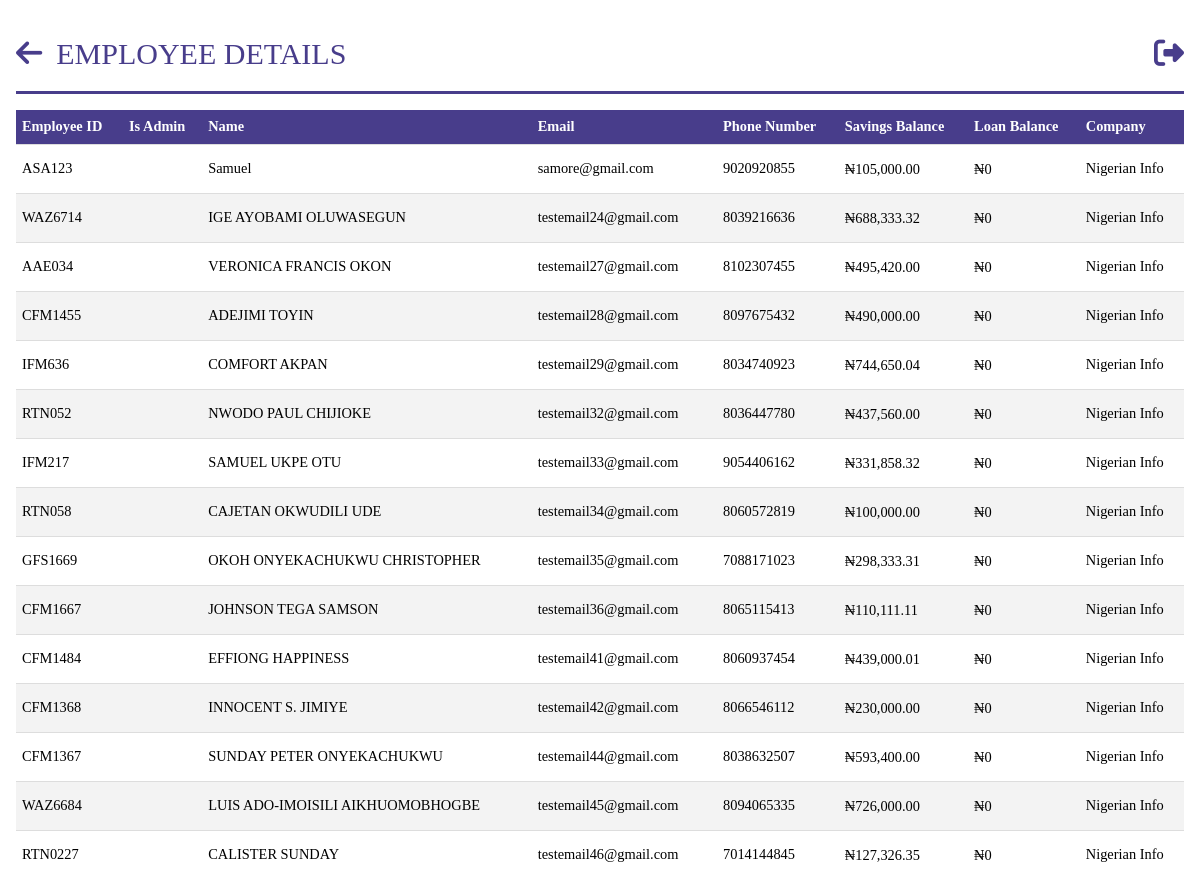
Page /persons (signed in, upper part) on the earlier database version.
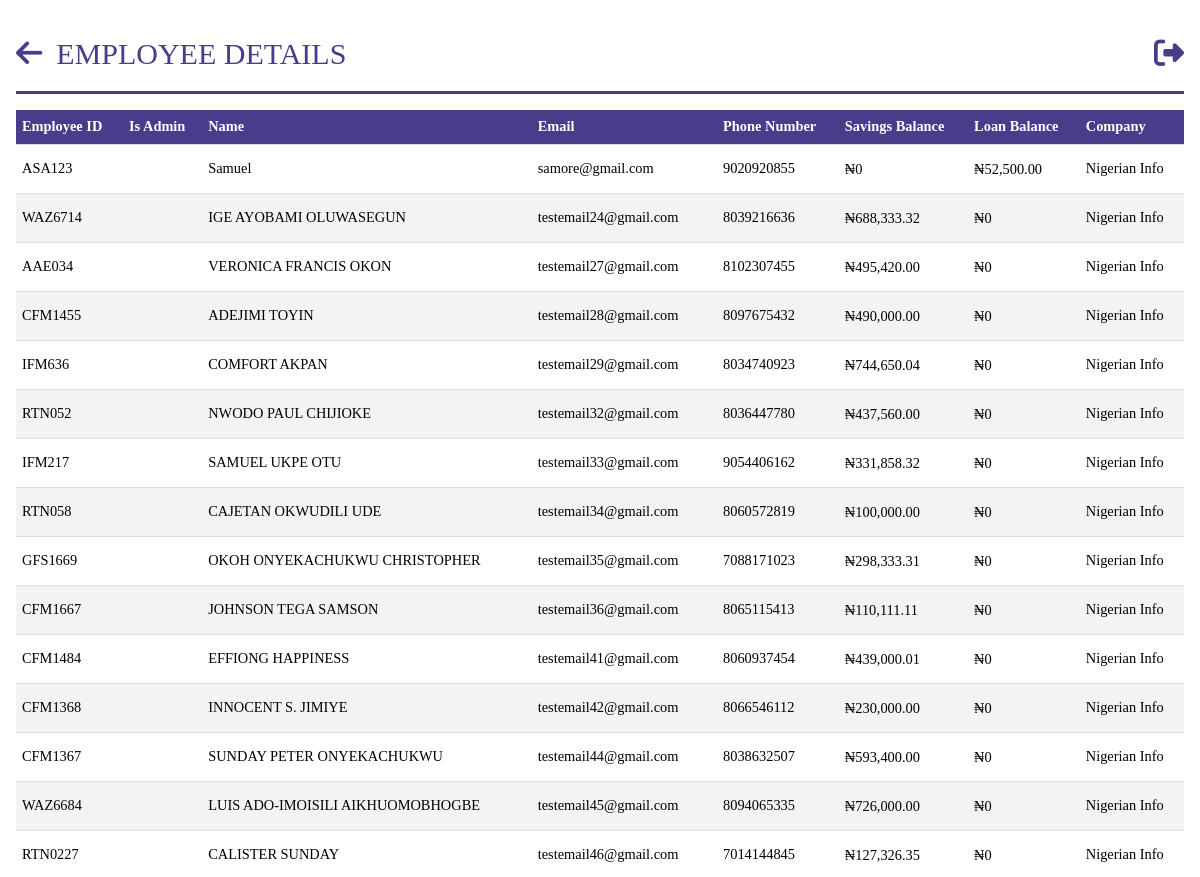
Same page on the later database version.
### models.py (models this page shows, shortened)
class Person(db.Model, UserMixin):
    __tablename__ = "persons"
    id = db.Column(db.Integer, primary_key=True)
    name = db.Column(db.String(100), nullable=False)
    role_id = db.Column(db.Integer, db.ForeignKey("roles.id"))
    email = db.Column(db.String, nullable=True, unique=True)
    password = db.Column(db.String(255), nullable=False)
    company_id = db.Column(db.Integer, db.ForeignKey("companies.id"))
    employee_id = db.Column(db.String, nullable=False, unique=True)
    phone_no = db.Column(db.String, unique=True)
    balance_bfd = db.Column(db.Float, default=0.0)
    balance_withheld = db.Column(db.Float, default=0.0)
    available_balance = db.Column(db.Float, default=0.0)
    loan_balance = db.Column(db.Float, default=0.0)
    loan_balance_bfd = db.Column(db.Float, default=0.0)
    loans = db.relationship("Loan", backref="person",foreign_keys="[Loan.person_id]")
    bank_payments_made = db.relationship("BankPayment", backref="payer", lazy=True)
    payments_made = db.relationship("SavingPayment", backref="payer", lazy=True)
    loan_payments_made = db.relationship("LoanPayment", backref="payer", lazy=True)
    @hybrid_property
    def total_balance(self):
        return self.available_balance + self.balance_withheld

class Company(db.Model):
    __tablename__ = "companies"
    id = db.Column(db.Integer, primary_key=True)
    name = db.Column(db.String(100), nullable=False, unique=True)
    balance_bfd = db.Column(db.Float, default=0.0)
    amount_accumulated = db.Column(db.Float, default=0.0)
    payments_made = db.relationship("BankPayment", backref="company_payer", lazy=True)
    employees = db.relationship("Person", backref="company", lazy=True)

### app.py (the view)
@app.route("/persons", methods=["GET"])
@login_required
@role_required(["Admin", "Secretary", "Sub-Admin"])
def get_persons():
    persons = query.get_persons()
    total_loan = sum(person.loan_balance for person in persons)
    total_savings = sum(person.total_balance for person in persons)
    return render_template(
        "query/person.html",
        persons=persons,
        total_loan=total_loan,
        total_savings=total_savings,
    )

### app.py (called while the page is built)
@login_manager.user_loader
def load_user(person_id):
    return Person.query.get(person_id)

def role_required(roles_required):
    def decorator(view_func):
        @wraps(view_func)
        def wrapper(*args, **kwargs):
            if not current_user.is_authenticated:
                flash("You must be logged in to access this page.", "error")
                return redirect(url_for("login"))
            user_role = current_user.role
            if user_role.name not in roles_required:
                flash("You don't have the required role to access this page.", "error")
                return redirect(
                    url_for("dashboard")
                )  # Change this to your desired redirect
            return view_func(*args, **kwargs)
        return wrapper
    return decorator

@app.before_request
def before_request():
    g.user = current_user

@app.template_filter("currency")
@login_required
def currency(value):
    modified_value = format_currency(value)  # Modify the value as needed
    return modified_value

### queries.py (called while the page is built)
    def get_persons(self):
        person = Person.query.all()
        return person

### templates/query/person.html (shortened to what this page needs)
{%extends 'base.html' %}
{% block header%}
EMPLOYEE DETAILS
{% endblock  %}
{% block anchor%}
<a href="{{ url_for('queries') }}" id='arrow'><i class="fa-solid fa-arrow-left"></i></a>
{% endblock  %}
{%block content%}
<body id="person">
    <table class="tab-content">
        <tbody>
            <tr>
                <th>Employee ID</th>
                <th>Is Admin</th>
                <th>Name</th>
                <th>Email</th>
                <th>Phone Number</th>
                <th>Savings Balance</th>
                <th>Loan Balance</th>
                <th>Company </th>
            </tr>
            {%for person in persons%}
            <tr>
                <td>{{ person.employee_id }}</td>
                <td>{{ person.is_admin }}</td>
                <td>{{ person.name }}</td>
                <td>{{ person.email }}</td>
                <td>{{ person.phone_no }}</td>
                <td><a href="{{url_for('savings_account',person_id=person.id)}}">{{ person.total_balance | currency}}</a></td>
                <td><a href="{{url_for('loan_account',person_id=person.id)}}">{{ person.loan_balance | currency}}</a></td>
                <td>{{ person.company.name }}</td>
            </tr>
            {%endfor%}
        </tbody>
    </table>
</body>
{%endblock%}

Differences in the rows shown:
changed Person "ASA123": total_balance "₦105,000.00" → "₦0"; loan_balance "₦0" → "₦52,500.00"
